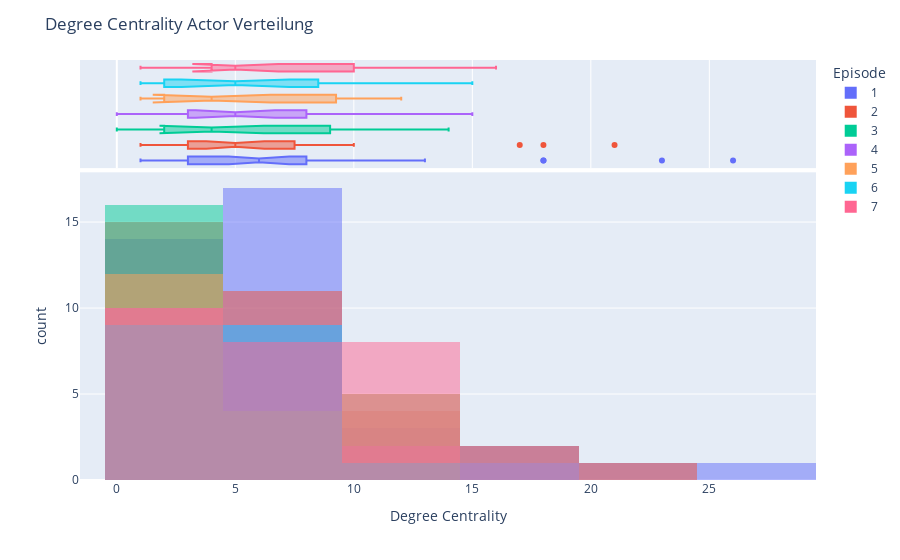

Source (notebook cell):
### Markdown cell above
## 5.2 Verteilung der Actor Zenralitäten

Hier in diesem Abschnitt visualisieren wir die Verteilung der Aktor Zentralitäten. Die Funktion `plot_centrality_distribution` erlaubt es uns eine bestimmte Centrality Metrik zu visualisieren. Weiter wurde die Funktion so ausgebaut, dass man auch die gewünschte Episode auswählen kann. Die Funktion nimmt als Parameter das Dataframe, welches aus der Funktion `calculate_actor_centrality` stammt, die gewünschte Centrality Metrik, die gewünschte Episode.

### Code cell
def plot_centrality_distribution(df, metric_vis="Degree Centrality", alpha=0.5, episode_to_show=None):
    
    # filter for defined episode
    if episode_to_show is not None:
        df = df[df['Episode'].isin(episode_to_show)]
    
    fig = px.histogram(df, x=f"{metric_vis}", color="Episode", marginal="box", nbins=10, opacity=alpha)
    fig.update_layout(title_text=f"{metric_vis} Actor Verteilung", barmode="overlay")
    fig.show()

plot_centrality_distribution(actor_centrality_all, metric_vis="Degree Centrality", alpha=0.5)

### Figure 1 — Plotly figure (JSON) as saved in the notebook; plotly's stock layout.template omitted (floating-point values rounded to 4 significant figures)
{"data": [{"alignmentgroup": "True", "bingroup": "x", "hovertemplate": "Episode=1<br>Degree Centrality=%{x}<br>count=%{y}<extra></extra>", "legendgroup": "1", "marker": {"color": "#636efa", "opacity": 0.5, "pattern": {"shape": ""}}, "name": "1", "nbinsx": 10, "offsetgroup": "1", "orientation": "v", "showlegend": true, "type": "histogram", "x": [6, 26, 10, 1, 5, 13, 3, 4, 3, 11, 9, 7, 18, 1, 6, 18, 7, 6, 23, 6, 3, 8, 6, 4, 9, 5, 3, 7, 3, 4, 6, 6, 6, 5, 2, 4, 3, 3], "xaxis": "x", "yaxis": "y"}, {"alignmentgroup": "True", "hovertemplate": "Episode=1<br>Degree Centrality=%{x}<extra></extra>", "legendgroup": "1", "marker": {"color": "#636efa"}, "name": "1", "notched": true, "offsetgroup": "1", "showlegend": false, "type": "box", "x": [6, 26, 10, 1, 5, 13, 3, 4, 3, 11, 9, 7, 18, 1, 6, 18, 7, 6, 23, 6, 3, 8, 6, 4, 9, 5, 3, 7, 3, 4, 6, 6, 6, 5, 2, 4, 3, 3], "xaxis": "x2", "yaxis": "y2"}, {"alignmentgroup": "True", "bingroup": "x", "hovertemplate": "Episode=2<br>Degree Centrality=%{x}<br>count=%{y}<extra></extra>", "legendgroup": "2", "marker": {"color": "#EF553B", "opacity": 0.5, "pattern": {"shape": ""}}, "name": "2", "nbinsx": 10, "offsetgroup": "2", "orientation": "v", "showlegend": true, "type": "histogram", "x": [3, 3, 9, 7, 3, 10, 10, 5, 7, 10, 18, 21, 17, 1, 1, 4, 4, 4, 4, 2, 3, 4, 1, 6, 5, 5, 5, 1, 10, 6, 6, 6, 1], "xaxis": "x", "yaxis": "y"}, {"alignmentgroup": "True", "hovertemplate": "Episode=2<br>Degree Centrality=%{x}<extra></extra>", "legendgroup": "2", "marker": {"color": "#EF553B"}, "name": "2", "notched": true, "offsetgroup": "2", "showlegend": false, "type": "box", "x": [3, 3, 9, 7, 3, 10, 10, 5, 7, 10, 18, 21, 17, 1, 1, 4, 4, 4, 4, 2, 3, 4, 1, 6, 5, 5, 5, 1, 10, 6, 6, 6, 1], "xaxis": "x2", "yaxis": "y2"}, {"alignmentgroup": "True", "bingroup": "x", "hovertemplate": "Episode=3<br>Degree Centrality=%{x}<br>count=%{y}<extra></extra>", "legendgroup": "3", "marker": {"color": "#00cc96", "opacity": 0.5, "pattern": {"shape": ""}}, "name": "3", "nbinsx": 10, "offsetgroup": "3", "orientation": "v", "showlegend": true, "type": "histogram", "x": [8, 14, 13, 2, 3, 11, 3, 12, 9, 10, 9, 4, 4, 4, 5, 3, 1, 4, 2, 1, 2, 0, 3, 1, 2], "xaxis": "x", "yaxis": "y"}, {"alignmentgroup": "True", "hovertemplate": "Episode=3<br>Degree Centrality=%{x}<extra></extra>", "legendgroup": "3", "marker": {"color": "#00cc96"}, "name": "3", "notched": true, "offsetgroup": "3", "showlegend": false, "type": "box", "x": [8, 14, 13, 2, 3, 11, 3, 12, 9, 10, 9, 4, 4, 4, 5, 3, 1, 4, 2, 1, 2, 0, 3, 1, 2], "xaxis": "x2", "yaxis": "y2"}, {"alignmentgroup": "True", "bingroup": "x", "hovertemplate": "Episode=4<br>Degree Centrality=%{x}<br>count=%{y}<extra></extra>", "legendgroup": "4", "marker": {"color": "#ab63fa", "opacity": 0.5, "pattern": {"shape": ""}}, "name": "4", "nbinsx": 10, "offsetgroup": "4", "orientation": "v", "showlegend": true, "type": "histogram", "x": [9, 6, 10, 15, 4, 2, 8, 12, 5, 4, 7, 3, 3, 8, 1, 1, 3, 5, 5, 7, 2, 0], "xaxis": "x", "yaxis": "y"}, {"alignmentgroup": "True", "hovertemplate": "Episode=4<br>Degree Centrality=%{x}<extra></extra>", "legendgroup": "4", "marker": {"color": "#ab63fa"}, "name": "4", "notched": true, "offsetgroup": "4", "showlegend": false, "type": "box", "x": [9, 6, 10, 15, 4, 2, 8, 12, 5, 4, 7, 3, 3, 8, 1, 1, 3, 5, 5, 7, 2, 0], "xaxis": "x2", "yaxis": "y2"}, {"alignmentgroup": "True", "bingroup": "x", "hovertemplate": "Episode=5<br>Degree Centrality=%{x}<br>count=%{y}<extra></extra>", "legendgroup": "5", "marker": {"color": "#FFA15A", "opacity": 0.5, "pattern": {"shape": ""}}, "name": "5", "nbinsx": 10, "offsetgroup": "5", "orientation": "v", "showlegend": true, "type": "histogram", "x": [6, 9, 12, 11, 4, 10, 10, 2, 3, 2, 4, 2, 11, 1, 2, 1, 2, 1, 2, 7, 8], "xaxis": "x", "yaxis": "y"}, {"alignmentgroup": "True", "hovertemplate": "Episode=5<br>Degree Centrality=%{x}<extra></extra>", "legendgroup": "5", "marker": {"color": "#FFA15A"}, "name": "5", "notched": true, "offsetgroup": "5", "showlegend": false, "type": "box", "x": [6, 9, 12, 11, 4, 10, 10, 2, 3, 2, 4, 2, 11, 1, 2, 1, 2, 1, 2, 7, 8], "xaxis": "x2", "yaxis": "y2"}, {"alignmentgroup": "True", "bingroup": "x", "hovertemplate": "Episode=6<br>Degree Centrality=%{x}<br>count=%{y}<extra></extra>", "legendgroup": "6", "marker": {"color": "#19d3f3", "opacity": 0.5, "pattern": {"shape": ""}}, "name": "6", "nbinsx": 10, "offsetgroup": "6", "orientation": "v", "showlegend": true, "type": "histogram", "x": [8, 7, 1, 5, 11, 3, 5, 15, 4, 9, 9, 9, 2, 1, 1, 8, 7, 1, 2, 2], "xaxis": "x", "yaxis": "y"}, {"alignmentgroup": "True", "hovertemplate": "Episode=6<br>Degree Centrality=%{x}<extra></extra>", "legendgroup": "6", "marker": {"color": "#19d3f3"}, "name": "6", "notched": true, "offsetgroup": "6", "showlegend": false, "type": "box", "x": [8, 7, 1, 5, 11, 3, 5, 15, 4, 9, 9, 9, 2, 1, 1, 8, 7, 1, 2, 2], "xaxis": "x2", "yaxis": "y2"}, {"alignmentgroup": "True", "bingroup": "x", "hovertemplate": "Episode=7<br>Degree Centrality=%{x}<br>count=%{y}<extra></extra>", "legendgroup": "7", "marker": {"color": "#FF6692", "opacity": 0.5, "pattern": {"shape": ""}}, "name": "7", "nbinsx": 10, "offsetgroup": "7", "orientation": "v", "showlegend": true, "type": "histogram", "x": [1, 3, 12, 12, 4, 16, 10, 7, 14, 2, 10, 5, 2, 14, 5, 2, 5, 10, 10, 8, 7, 7, 4, 1, 4, 5, 4], "xaxis": "x", "yaxis": "y"}, {"alignmentgroup": "True", "hovertemplate": "Episode=7<br>Degree Centrality=%{x}<extra></extra>", "legendgroup": "7", "marker": {"color": "#FF6692"}, "name": "7", "notched": true, "offsetgroup": "7", "showlegend": false, "type": "box", "x": [1, 3, 12, 12, 4, 16, 10, 7, 14, 2, 10, 5, 2, 14, 5, 2, 5, 10, 10, 8, 7, 7, 4, 1, 4, 5, 4], "xaxis": "x2", "yaxis": "y2"}], "layout": {"barmode": "overlay", "legend": {"title": {"text": "Episode"}, "tracegroupgap": 0}, "margin": {"t": 60}, "title": {"text": "Degree Centrality Actor Verteilung"}, "xaxis": {"anchor": "y", "domain": [0, 1], "title": {"text": "Degree Centrality"}}, "xaxis2": {"anchor": "y2", "domain": [0, 1], "matches": "x", "showgrid": true, "showticklabels": false}, "yaxis": {"anchor": "x", "domain": [0, 0.7326], "title": {"text": "count"}}, "yaxis2": {"anchor": "x2", "domain": [0.7426, 1], "matches": "y2", "showgrid": false, "showline": false, "showticklabels": false, "ticks": ""}}}
